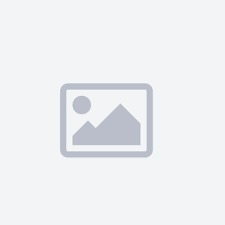
#> input picture cosas/fondo_img.jpeg, 225 x 225 px
$ python -i INTERFAZ_P1.py   (imports and definitions only)
#> lines starting #> are read from the running program, lines starting #| are printed output that depends on the picture
#> further down, picture is the input picture: shape (225, 225, 3); mean B, G, R 242.6, 239.8, 238.5
import tkinter as tk
from tkinter import filedialog, messagebox
from PIL import Image, ImageTk
import cv2
import numpy as np
import pickle

def redimensionar_imagen(imagen, nuevo_ancho=200):
#> called with nuevo_ancho = 200
    alto, ancho = imagen.shape[:2]
#> alto = 225; ancho = 225
    nuevo_alto = int((nuevo_ancho / ancho) * alto)
#> nuevo_alto = 200
    imagen = cv2.cvtColor(imagen, cv2.COLOR_BGR2GRAY)
    imgresize = cv2.resize(imagen, (nuevo_ancho, nuevo_alto))
    f = np.zeros((nuevo_alto, 24))
    imgresize = np.concatenate((imgresize, f), axis=1)
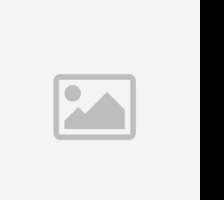
#> imgresize: shape (200, 224) float64; min 0, max 249, mean 214.1
    _, thresh = cv2.threshold(imgresize, 254, 255, cv2.THRESH_BINARY)
#> thresh: shape (200, 224) float64; every value is 0
    final_filas, final_columnas = imgresize.shape
#> final_filas = 200; final_columnas = 224
    return thresh, final_filas, final_columnas

# [22 lines left out: functions lista_bin_a_ent, procesar_imagen, not called in this run]

class ImageLoaderApp:
    # [163 lines left out: functions __init__, create_widgets, load_images, show_selected_image, add_image, move_up and 3 more, not called in this run]

# [4 lines not run here, left out]

>>> import cv2
>>> picture = cv2.imread('fondo_img.jpeg')
>>> result = redimensionar_imagen(picture)
